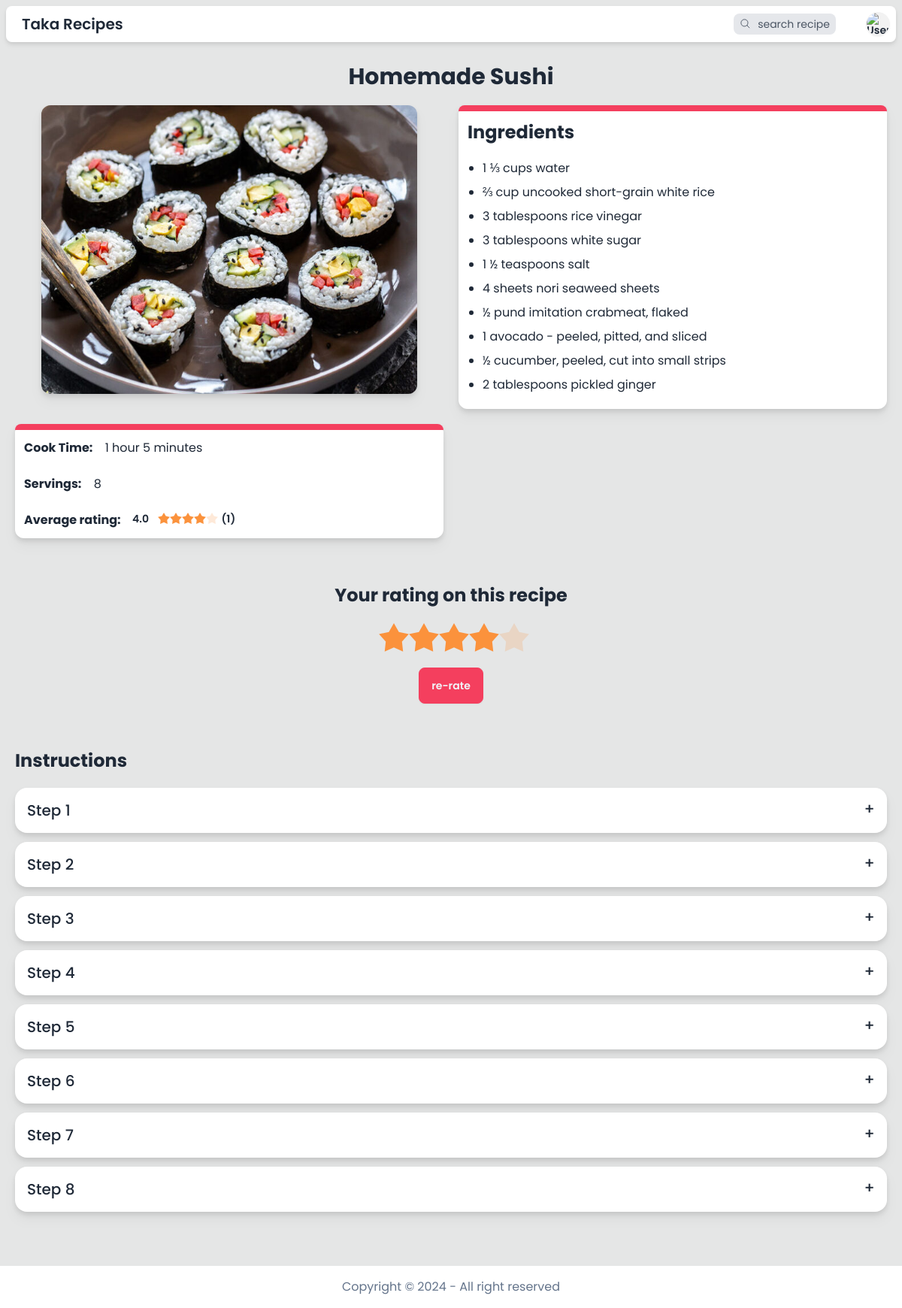
The page /recipe/3 (signed in) on the database its author committed.
### model.py (models this page shows)
class Recipe(db.Model):
    __tablename__ = "recipe"
    id = mapped_column(Integer, primary_key=True)
    name = mapped_column(String(200), nullable=False)
    cook_time_in_minutes = mapped_column(Integer, nullable=False)
    servings = mapped_column(Integer, nullable=False)
    ingredients = mapped_column(JSON, nullable=False)
    instructions = mapped_column(JSON, nullable=False)
    image = mapped_column(String(255), nullable=False)
    datetime = mapped_column(String(100), nullable=False)
    user_id = mapped_column(Integer, ForeignKey("user.id"))
    average_rating = mapped_column(Float, nullable=False, default=0)
    total_ratings = mapped_column(Integer, nullable=False, default=0)

### app.py (the view)
@app.route("/recipe/<recipe_id>")
@login_required
def recipe_detail(recipe_id):
    recipe = db.session.execute(db.select(Recipe).filter_by(id=recipe_id)).scalar_one_or_none()
    if not recipe:
        return render_template("error.html", error=error(HTTPStatus.NOT_FOUND))
    if recipe.cook_time_in_minutes >= 60:
        recipe.cook_time_hour = recipe.cook_time_in_minutes // 60
        recipe.cook_time_minute = recipe.cook_time_in_minutes % 60
    else:
        recipe.cook_time_hour = None
        recipe.cook_time_minute = recipe.cook_time_in_minutes
    current_user_rating = db.session.execute(db.select(Rating).filter_by(recipe_id=recipe_id, user_id=session["user_id"])).scalar_one_or_none()
    current_user_rating = current_user_rating.rating if current_user_rating else 0
    return render_template("/recipe/recipe_detail.html", recipe=recipe, current_user_rating=current_user_rating)

### helpers.py (called while the page is built)
def login_required(f):
    @wraps(f)
    def decorated_function(*args, **kwargs):
        if session.get("user_id") is None:
            return redirect("/login")
        return f(*args, **kwargs)
    return decorated_function

### templates/recipe/recipe_detail.html (shortened to what this page needs)
{% extends "template.html" %}
{% block main %}
<div class="w-screen max-w-[2000px] mx-auto p-5 mb-10">
    <p class="text-center text-3xl font-bold mb-5">{{ recipe.name }}</p>
    <div class="flex flex-col lg:flex-row items-center lg:items-start gap-10 lg:gap-5 w-full">
        <div class="w-full">
            <img class="object-cover w-full sm:w-[400px] lg:w-[500px] h-72 lg:h-96 mx-auto rounded-xl drop-shadow-lg" src="{{ url_for('static', filename=recipe.image) }}" alt="{{recipe.name}}">
            <div class="mt-10 drop-shadow-lg bg-base-100 rounded-xl">
                <div class="h-2 bg-accent rounded-t-xl"></div>
                <div class="grid grid-rows-2 text-sm md:text-base">
                    <div class="p-3">
                        <span class="font-bold">Cook Time:</span>
                        <span class="hover:text-rose-500 ml-3 text-right">
                            {% if recipe.cook_time_hour %}
                                {{ recipe.cook_time_hour }}{{ " hour " if recipe.cook_time_hour == 1 else " hours "}}
                            {% endif %}
                            {% if recipe.cook_time_minute %}
                                {{ recipe.cook_time_minute }}{{ " minute" if recipe.cook_time_minute == 1 else " minutes"}}
                            {% endif %}
                        </span>
                    </div>
                    <div class="p-3">
                        <span class="font-bold">Servings:</span>
                        <span class="hover:text-rose-500 ml-3">{{ recipe.servings }}</span>
                    </div>
                    <div class="p-3">
                        <span class="font-bold">Average rating: </span>
                        <span class="hover:text-rose-500 ml-3 align-top text-sm font-semibold">{{recipe.average_rating}}</span>
                        <span class="rating rating-sm rating-half">
                            <input type="radio" name="rating" disabled class="rating-hidden cursor-default" value="0" {{ "checked" if recipe.average_rating >= 0 }} />
                            <input type="radio" name="rating" disabled class="mask mask-star-2 mask-half-1 bg-orange-400 cursor-default" value="0.5" {{ "checked" if recipe.average_rating >= 0.5 }} />
                            <input type="radio" name="rating" disabled class="mask mask-star-2 mask-half-2 bg-orange-400 cursor-default" value="1" {{ "checked" if recipe.average_rating >= 1 }} />
                            <input type="radio" name="rating" disabled class="mask mask-star-2 mask-half-1 bg-orange-400 cursor-default" value="1.5" {{ "checked" if recipe.average_rating >= 1.5 }} />
                            <input type="radio" name="rating" disabled class="mask mask-star-2 mask-half-2 bg-orange-400 cursor-default" value="2" {{ "checked" if recipe.average_rating >= 2 }} />
                            <input type="radio" name="rating" disabled class="mask mask-star-2 mask-half-1 bg-orange-400 cursor-default" value="2.5" {{ "checked" if recipe.average_rating >= 2.5 }} />
                            <input type="radio" name="rating" disabled class="mask mask-star-2 mask-half-2 bg-orange-400 cursor-default" value="3" {{ "checked" if recipe.average_rating >= 3 }} />
                            <input type="radio" name="rating" disabled class="mask mask-star-2 mask-half-1 bg-orange-400 cursor-default" value="3.5" {{ "checked" if recipe.average_rating >= 3.5 }} />
                            <input type="radio" name="rating" disabled class="mask mask-star-2 mask-half-2 bg-orange-400 cursor-default" value="4" {{ "checked" if recipe.average_rating >= 4 }} />
                            <input type="radio" name="rating" disabled class="mask mask-star-2 mask-half-1 bg-orange-400 cursor-default" value="4.5" {{ "checked" if recipe.average_rating >= 4.5 }} />
                            <input type="radio" name="rating" disabled class="mask mask-star-2 mask-half-2 bg-orange-400 cursor-default" value="5" {{ "checked" if recipe.average_rating == 5 }} />
                        </span>
                        <span class="align-top text-sm font-semibold">({{recipe.total_ratings}})</span>
                    </div>
                </div>
            </div>
        </div>
        <div class="drop-shadow-lg bg-base-100 rounded-xl w-full">
            <div class="h-2 bg-accent rounded-t-xl"></div>
            <div class="p-3">
                <h3 class="text-2xl font-bold">Ingredients</h3>
                <ul class="list-disc ml-5 mt-5 text-sm md:text-base">
                    {% for ingredient in recipe.ingredients %}
                    <li class="my-2 hover:text-rose-500">{{ ingredient }}</li>
                    {% endfor %}
                </ul>
            </div>
        </div>
    </div>
    <div class="mt-10 flex flex-col items-center py-5">
        <h2 class="font-bold text-2xl mb-5 text-center">{{ "Your rating on this recipe" if current_user_rating else "Give this recipe a rating"}}</h2>
        <form action="/recipe/{{recipe.id}}/rate" method="post" class="flex flex-col items-center">
            <div class="rating rating-lg">
                <input type="radio" name="rating" class="rating-hidden cursor-default" value="0" {{ "checked" if not current_user_rating }} />
                <input type="radio" name="rating" class="mask mask-star-2 bg-orange-400 cursor-default" value="1" {{ "checked" if current_user_rating >= 1 }} />
                <input type="radio" name="rating" class="mask mask-star-2 bg-orange-400 cursor-default" value="2" {{ "checked" if current_user_rating >= 2 }} />
                <input type="radio" name="rating" class="mask mask-star-2 bg-orange-400 cursor-default" value="3" {{ "checked" if current_user_rating >= 3 }} />
                <input type="radio" name="rating" class="mask mask-star-2 bg-orange-400 cursor-default" value="4" {{ "checked" if current_user_rating >= 4 }} />
                <input type="radio" name="rating" class="mask mask-star-2 bg-orange-400 cursor-default" value="5" {{ "checked" if current_user_rating == 5 }} />
            </div>
            <button type="submit" class="btn btn-accent mt-5">{{ "re-rate" if current_user_rating else "rate"}}</button>
        </form>
    </div>
    <div id="instructions" class="mt-10">
        <h2 class="font-bold text-2xl mb-5">Instructions</h2>
        {% for instruction in recipe.instructions %}
        <div class="collapse collapse-plus bg-base-100 my-3 drop-shadow-lg">
            <div class="collapse-title text-xl font-medium">Step {{ loop.index }}</div>
        </div>
        {% endfor %}
    </div>
</div>
{% endblock %}

### rows shown on the page
Recipe: name "Homemade Sushi", image (picture), servings "8", average_rating "4.0", total_ratings "1"

### other values the page prints
{{ recipe.cook_time_hour }} "1"
{{ " hour " if recipe.cook_time_hour == 1 else " hours " }} "hour"
{{ recipe.cook_time_minute }} "5"
{{ " minute" if recipe.cook_time_minute == 1 else " minutes" }} "minutes"
{{ ingredient }} "1 ⅓ cups water" "⅔ cup uncooked short-grain white rice" "3 tablespoons rice vinegar" "3 tablespoons white sugar" "1 ½ teaspoons salt" "4 sheets nori seaweed sheets" "½ pund imitation crabmeat, flaked" "1 avocado - peeled, pitted, and sliced" "½ cucumber, peeled, cut into small strips" "2 tablespoons pickled ginger"
{{ "re-rate" if current_user_rating else "rate" }} "re-rate"
